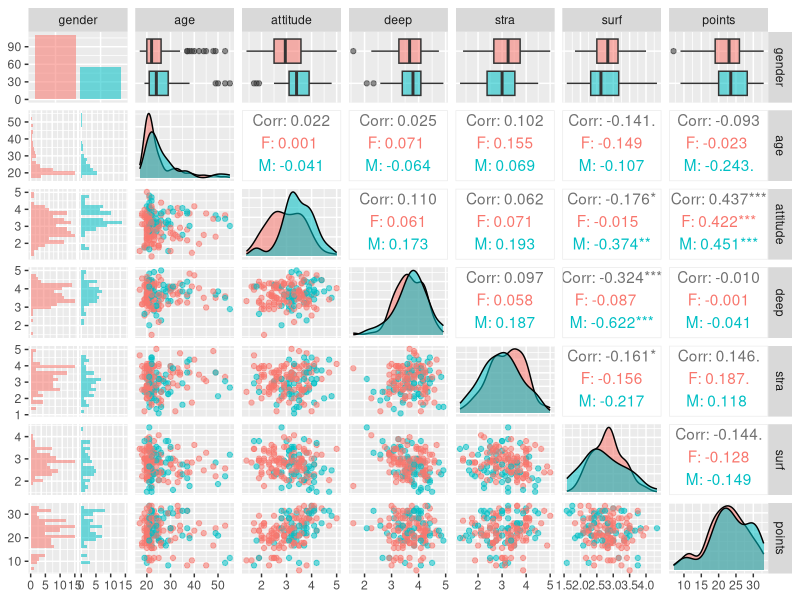
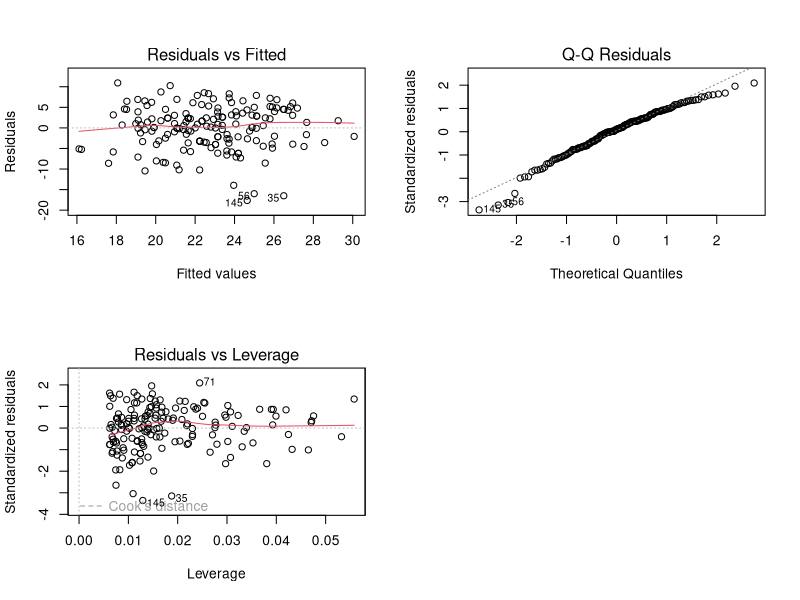

Reproduce these figures in R, in order.
## ---- chunk 1
learning2014 <- read.csv("./data/learning2014.csv") # reading the analysis data
dim(learning2014) # number of rows and columns
str(learning2014) # type of data
## ---- chunk 2
library(ggplot2);
library(GGally);
p <- ggpairs(learning2014, mapping = aes(col=gender, alpha=0.3), lower = list(combo = wrap("facethist", bins = 20)))
p # graphical summary
summary(learning2014) # numerical summary
## ---- chunk 3
library(ggplot2)
# create a regression model with multiple explanatory variables
my_model <- lm(points ~ attitude + stra + surf, data = learning2014)
# print out a summary of the model
summary(my_model)
## ---- chunk 4
# create a regression model with multiple explanatory variables
my_model2 <- lm(points ~ attitude + stra, data = learning2014)
# print out a summary of the model
summary(my_model2)
## ---- chunk 5
# drawing diagnostic plots using the plot() function. Choose the plots 1, 2 and 5:
par(mfrow = c(2,2))
plot(my_model2, which=c(1,2,5))
